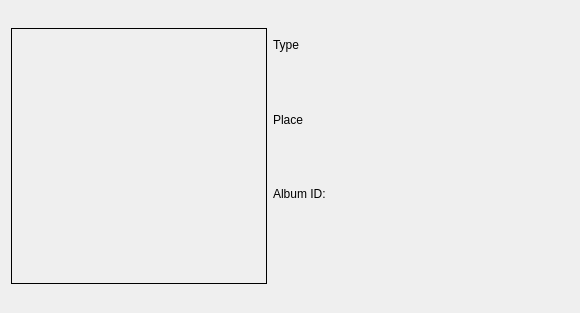
<?xml version="1.0" encoding="UTF-8"?>
<ui version="4.0">
 <class>DiskWidget</class>
 <widget class="QWidget" name="DiskWidget">
  <property name="geometry">
   <rect>
    <x>0</x>
    <y>0</y>
    <width>580</width>
    <height>313</height>
   </rect>
  </property>
  <property name="windowTitle">
   <string>Form</string>
  </property>
  <layout class="QGridLayout" name="gridLayout">
   <item row="2" column="1">
    <widget class="QLabel" name="label">
     <property name="text">
      <string>Album ID:</string>
     </property>
    </widget>
   </item>
   <item row="1" column="1">
    <widget class="QLabel" name="label_3">
     <property name="text">
      <string>Place</string>
     </property>
    </widget>
   </item>
   <item row="0" column="0" rowspan="4">
    <widget class="QLabel" name="image_label">
     <property name="sizePolicy">
      <sizepolicy hsizetype="Fixed" vsizetype="Fixed">
       <horstretch>0</horstretch>
       <verstretch>0</verstretch>
      </sizepolicy>
     </property>
     <property name="minimumSize">
      <size>
       <width>256</width>
       <height>256</height>
      </size>
     </property>
     <property name="maximumSize">
      <size>
       <width>256</width>
       <height>256</height>
      </size>
     </property>
     <property name="frameShape">
      <enum>QFrame::Box</enum>
     </property>
     <property name="frameShadow">
      <enum>QFrame::Plain</enum>
     </property>
     <property name="text">
      <string/>
     </property>
    </widget>
   </item>
   <item row="2" column="2">
    <widget class="QLabel" name="album_id_label">
     <property name="text">
      <string/>
     </property>
    </widget>
   </item>
   <item row="0" column="2">
    <widget class="QLabel" name="type_label">
     <property name="text">
      <string/>
     </property>
    </widget>
   </item>
   <item row="0" column="1">
    <widget class="QLabel" name="label_2">
     <property name="text">
      <string>Type</string>
     </property>
    </widget>
   </item>
   <item row="1" column="2">
    <widget class="QLabel" name="place_label">
     <property name="text">
      <string/>
     </property>
    </widget>
   </item>
  </layout>
 </widget>
 <resources/>
 <connections/>
</ui>
